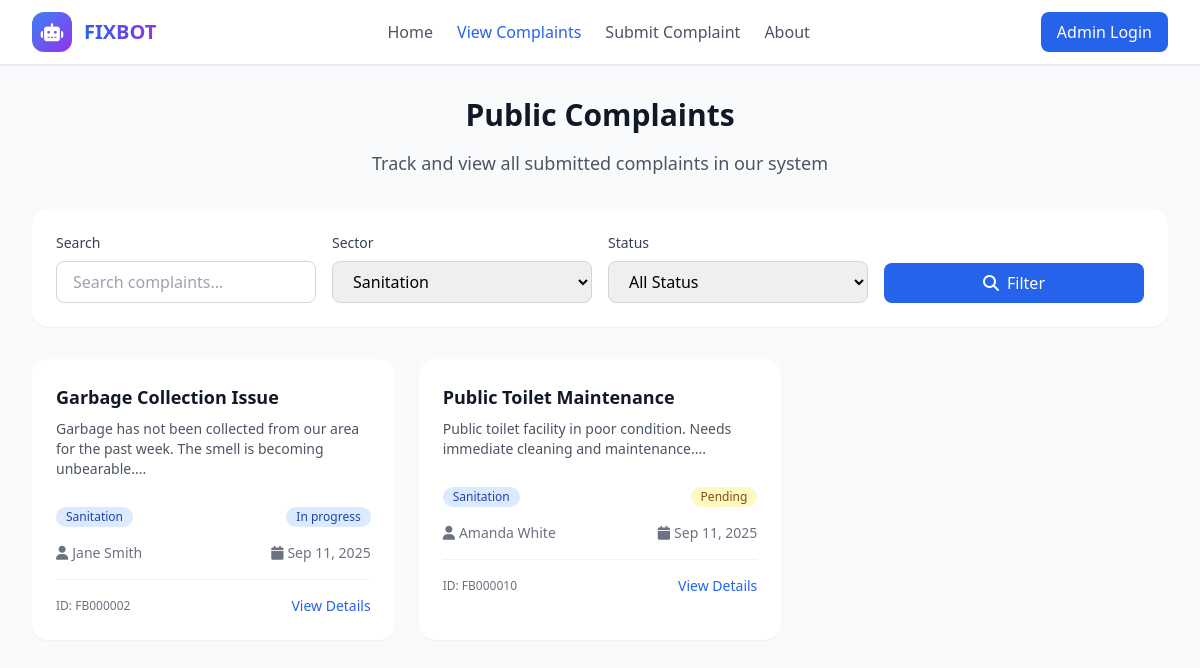
The app's page /public_complaints.php?sector=Sanitation with its own data.
### tables this page shows
CREATE TABLE `complain` (
  `id` int(11) NOT NULL AUTO_INCREMENT,
  `name` varchar(50) NOT NULL,
  `email` varchar(100) NOT NULL,
  `phone` varchar(15) NOT NULL,
  `address` text NOT NULL,
  `title` varchar(100) NOT NULL,
  `description` text NOT NULL,
  `sector` varchar(50) NOT NULL,
  `status` varchar(20) DEFAULT 'pending',
  `priority` varchar(10) DEFAULT 'medium',
  `assigned_to` varchar(50) DEFAULT NULL,
  `created_at` timestamp NOT NULL DEFAULT CURRENT_TIMESTAMP,
  `updated_at` timestamp NOT NULL DEFAULT CURRENT_TIMESTAMP ON UPDATE CURRENT_TIMESTAMP,
  PRIMARY KEY (`id`),
  KEY `idx_status` (`status`),
  KEY `idx_priority` (`priority`),
  KEY `idx_sector` (`sector`),
  KEY `idx_created_at` (`created_at`),
  KEY `idx_assigned_to` (`assigned_to`)
);

### public_complaints.php (the view, shortened to what this page needs)
<?php
require_once 'dbconfig.php';
$search = $_GET['search'] ?? '';
$sector = $_GET['sector'] ?? '';
$page = intval($_GET['page'] ?? 1);
$limit = 12;
$where_conditions = [];
if ($sector && $sector !== 'all') {
    $where_conditions[] = "sector = '" . mysqli_real_escape_string($conn, $sector) . "'";
}
$where_clause = !empty($where_conditions) ? 'WHERE ' . implode(' AND ', $where_conditions) : '';
$offset = ($page - 1) * $limit;
$query = "SELECT * FROM complain $where_clause ORDER BY created_at DESC LIMIT $limit OFFSET $offset";
$result = mysqli_query($conn, $query);
$complaints = [];
while ($row = mysqli_fetch_assoc($result)) {
    $complaints[] = $row;
}
$sector_query = "SELECT DISTINCT sector FROM complain WHERE sector IS NOT NULL ORDER BY sector";
$sector_result = mysqli_query($conn, $sector_query);
$sectors = [];
while ($row = mysqli_fetch_assoc($sector_result)) {
    $sectors[] = $row['sector'];
}
?>
<!DOCTYPE html>
<html lang="en">
<head>
    <script src="https://cdn.tailwindcss.com"></script>
    <link rel="stylesheet" href="https://cdnjs.cloudflare.com/ajax/libs/font-awesome/6.4.0/css/all.min.css">
</head>
<body class="bg-gray-50">
    <header class="bg-white shadow-sm border-b">
        <div class="max-w-7xl mx-auto px-4 sm:px-6 lg:px-8">
            <div class="flex items-center justify-between h-16">
                <div class="flex items-center space-x-3">
                    <div class="w-10 h-10 bg-gradient-to-br from-blue-500 to-purple-600 rounded-xl flex items-center justify-center">
                        <i class="fas fa-robot text-white text-lg"></i>
                    </div>
                    <span class="text-xl font-bold bg-gradient-to-r from-blue-600 to-purple-600 bg-clip-text text-transparent">
                    </span>
                </div>
                <nav class="hidden md:flex space-x-6">
                    <a href="index.php" class="text-gray-600 hover:text-blue-600">Home</a>
                    <a href="public_complaints.php" class="text-blue-600 font-medium">View Complaints</a>
                    <a href="complaintform.php" class="text-gray-600 hover:text-blue-600">Submit Complaint</a>
                    <a href="about.php" class="text-gray-600 hover:text-blue-600">About</a>
                </nav>
                <a href="admin/" class="bg-blue-600 text-white px-4 py-2 rounded-lg hover:bg-blue-700">
                    Admin Login
                </a>
            </div>
        </div>
    </header>
    <main class="max-w-7xl mx-auto px-4 sm:px-6 lg:px-8 py-8">
        <div class="text-center mb-8">
            <h1 class="text-3xl font-bold text-gray-900 mb-4">Public Complaints</h1>
            <p class="text-lg text-gray-600">Track and view all submitted complaints in our system</p>
        </div>
        <div class="bg-white rounded-2xl p-6 shadow-sm mb-8">
            <form method="GET" class="grid grid-cols-1 md:grid-cols-4 gap-4">
                <div>
                    <label class="block text-sm font-medium text-gray-700 mb-2">Search</label>
                    <input type="text" name="search" value="<?php echo htmlspecialchars($search); ?>"
                           placeholder="Search complaints..."
                           class="w-full border border-gray-300 rounded-lg px-4 py-2 focus:ring-2 focus:ring-blue-500 focus:border-blue-500">
                </div>
                <div>
                    <label class="block text-sm font-medium text-gray-700 mb-2">Sector</label>
                    <select name="sector" class="w-full border border-gray-300 rounded-lg px-4 py-2 focus:ring-2 focus:ring-blue-500 focus:border-blue-500">
                        <?php foreach ($sectors as $s): ?>
                            <option value="<?php echo htmlspecialchars($s); ?>" <?php echo $sector === $s ? 'selected' : ''; ?>>
                                <?php echo htmlspecialchars($s); ?>
                            </option>
                        <?php endforeach; ?>
                    </select>
                </div>
                <div>
                    <label class="block text-sm font-medium text-gray-700 mb-2">Status</label>
                    <select name="status" class="w-full border border-gray-300 rounded-lg px-4 py-2 focus:ring-2 focus:ring-blue-500 focus:border-blue-500">
                        <option value="">All Status</option>
                    </select>
                </div>
                <div class="flex items-end">
                    <button type="submit" class="w-full bg-blue-600 text-white px-4 py-2 rounded-lg hover:bg-blue-700">
                        <i class="fas fa-search mr-2"></i>Filter
                    </button>
                </div>
            </form>
        </div>
        <div class="grid grid-cols-1 md:grid-cols-2 lg:grid-cols-3 gap-6 mb-8">
            <?php foreach ($complaints as $complaint): ?>
            <div class="bg-white rounded-2xl p-6 shadow-sm hover:shadow-md transition-shadow">
                <div class="flex items-start justify-between mb-4">
                    <div class="flex-1">
                        <h3 class="text-lg font-semibold text-gray-900 mb-2">
                            <?php echo htmlspecialchars($complaint['title']); ?>
                        </h3>
                        <p class="text-sm text-gray-600 mb-3">
                            <?php echo htmlspecialchars(substr($complaint['description'], 0, 120)) . '...'; ?>
                        </p>
                    </div>
                </div>
                <div class="flex items-center justify-between mb-4">
                    <span class="inline-flex items-center px-2.5 py-0.5 rounded-full text-xs font-medium bg-blue-100 text-blue-800">
                        <?php echo htmlspecialchars($complaint['sector']); ?>
                    </span>
                    <?php
                    $statusColors = [
                        'pending' => 'bg-yellow-100 text-yellow-800',
                        'in_progress' => 'bg-blue-100 text-blue-800',
                        'resolved' => 'bg-green-100 text-green-800',
                        'closed' => 'bg-gray-100 text-gray-800'
                    ];
                    $status_display = $complaint['status'] ?? 'pending';
                    ?>
                    <span class="inline-flex items-center px-2.5 py-0.5 rounded-full text-xs font-medium <?php echo $statusColors[$status_display]; ?>">
                        <?php echo ucfirst(str_replace('_', ' ', $status_display)); ?>
                    </span>
                </div>
                <div class="flex items-center justify-between text-sm text-gray-500">
                    <div class="flex items-center">
                        <i class="fas fa-user mr-1"></i>
                        <?php echo htmlspecialchars($complaint['name']); ?>
                    </div>
                    <div class="flex items-center">
                        <i class="fas fa-calendar mr-1"></i>
                        <?php echo date('M j, Y', strtotime($complaint['created_at'])); ?>
                    </div>
                </div>
                <div class="mt-4 pt-4 border-t border-gray-100">
                    <div class="flex items-center justify-between">
                        <span class="text-xs text-gray-500">
                            ID: FB<?php echo str_pad($complaint['id'], 6, '0', STR_PAD_LEFT); ?>
                        </span>
                        <button onclick="viewComplaint(<?php echo $complaint['id']; ?>)"
                                class="text-blue-600 hover:text-blue-800 text-sm font-medium">
                            View Details
                        </button>
                    </div>
                </div>
            </div>
            <?php endforeach; ?>
        </div>
    </main>
</body>
</html>

### records on screen
complain: title "Garbage Collection Issue", description "Garbage has not been collected from our area for the past week. The smell is becoming unbearable.", sector "Sanitation", status "In progress", name "Jane Smith", created_at "Sep 11, 2025", id "000002"
complain: title "Public Toilet Maintenance", description "Public toilet facility in poor condition. Needs immediate cleaning and maintenance.", sector "Sanitation", status "Pending", name "Amanda White", created_at "Sep 11, 2025", id "000010"

### other values on screen
form field sector "Sanitation"
